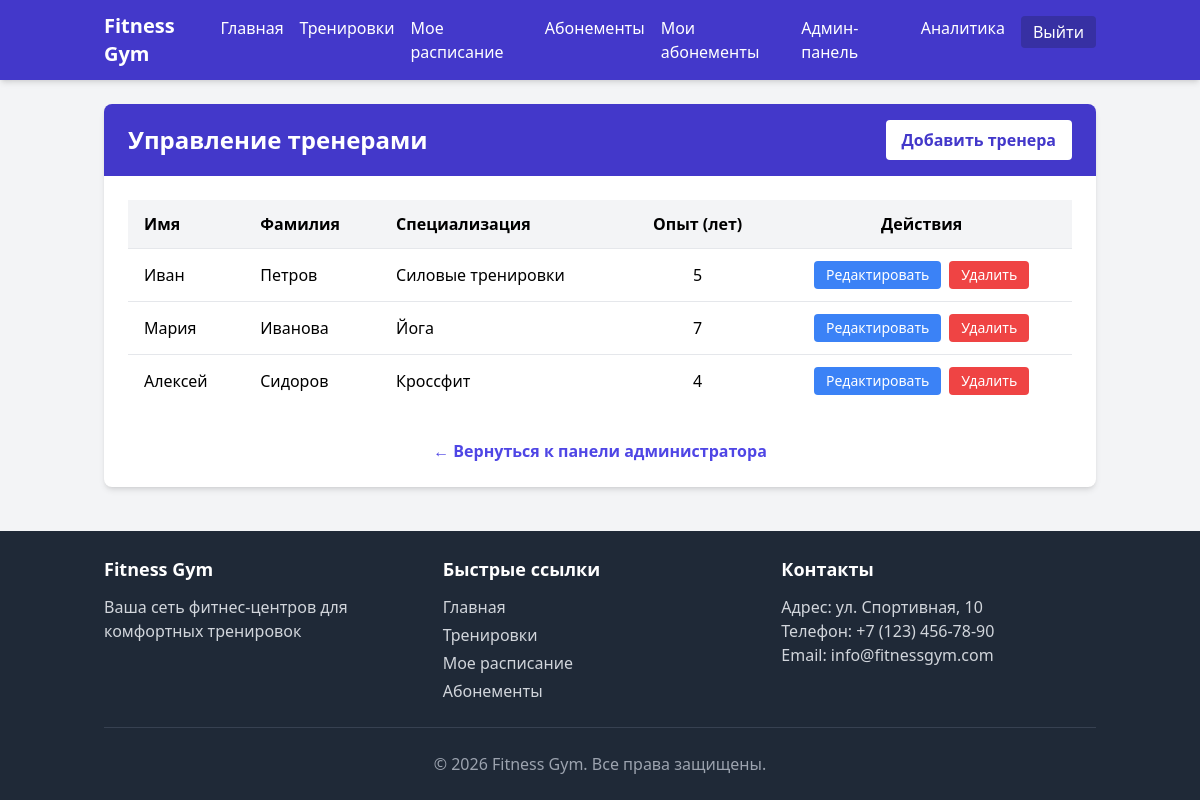
Page /admin/trainers (signed in) on the committed database.
### models/models.py (models this page shows, shortened)
class Trainer(db.Model):
    __tablename__ = 'trainers'
    id = db.Column(db.Integer, primary_key=True)
    first_name = db.Column(db.String(50), nullable=False)
    last_name = db.Column(db.String(50), nullable=False)
    experience_years = db.Column(db.Integer, default=0)
    specialization = db.Column(db.String(100), nullable=False)
    profile = db.Column(db.Text)
    workouts = db.relationship('Workout', backref='trainer', lazy=True, cascade="all, delete-orphan")

### controllers/admin.py (the view)
@admin_bp.route('/trainers')
@login_required
@admin_required
def trainers():
    trainers_list = Trainer.query.all()
    return render_template('admin/trainers/index.html',
                         title='Управление тренерами',
                         trainers=trainers_list)

### controllers/admin.py (called while the page is built)
def admin_required(f):
    @wraps(f)
    def decorated_function(*args, **kwargs):
        if not current_user.is_authenticated or not current_user.is_admin:
            abort(403)  # Forbidden
        return f(*args, **kwargs)
    return decorated_function

### templates/admin/trainers/index.html (shortened to what this page needs)
{% extends 'base.html' %}
{% block content %}
    <div class="bg-white rounded-lg shadow-md overflow-hidden">
        <div class="bg-indigo-700 text-white py-4 px-6 flex justify-between items-center">
            <h2 class="text-2xl font-bold">Управление тренерами</h2>
            <a href="{{ url_for('admin.new_trainer') }}" class="bg-white text-indigo-700 px-4 py-2 rounded font-semibold hover:bg-indigo-100">
                Добавить тренера
            </a>
        </div>
        <div class="p-6">
            <div class="overflow-x-auto">
                <table class="min-w-full bg-white">
                    <thead class="bg-gray-100">
                        <tr>
                            <th class="py-3 px-4 text-left">Имя</th>
                            <th class="py-3 px-4 text-left">Фамилия</th>
                            <th class="py-3 px-4 text-left">Специализация</th>
                            <th class="py-3 px-4 text-center">Опыт (лет)</th>
                            <th class="py-3 px-4 text-center">Действия</th>
                        </tr>
                    </thead>
                    <tbody>
                        {% for trainer in trainers %}
                            <tr class="border-t hover:bg-gray-50">
                                <td class="py-3 px-4">{{ trainer.first_name }}</td>
                                <td class="py-3 px-4">{{ trainer.last_name }}</td>
                                <td class="py-3 px-4">{{ trainer.specialization }}</td>
                                <td class="py-3 px-4 text-center">{{ trainer.experience_years }}</td>
                                <td class="py-3 px-4 text-center">
                                    <div class="flex justify-center space-x-2">
                                        <a href="{{ url_for('admin.edit_trainer', trainer_id=trainer.id) }}"
                                           class="bg-blue-500 hover:bg-blue-600 text-white px-3 py-1 rounded text-sm">
                                            Редактировать
                                        </a>
                                        <form action="{{ url_for('admin.delete_trainer', trainer_id=trainer.id) }}" method="post" class="inline" onsubmit="return confirm('Вы уверены, что хотите удалить этого тренера?');">
                                            <button type="submit" class="bg-red-500 hover:bg-red-600 text-white px-3 py-1 rounded text-sm">
                                                Удалить
                                            </button>
                                        </form>
                                    </div>
                                </td>
                            </tr>
                        {% else %}
                            <tr>
                                <td colspan="5" class="py-4 px-4 text-center text-gray-500">Нет добавленных тренеров</td>
                            </tr>
                        {% endfor %}
                    </tbody>
                </table>
            </div>
            <div class="mt-8 text-center">
                <a href="{{ url_for('admin.dashboard') }}" class="text-indigo-600 hover:text-indigo-800 font-semibold">
                    &larr; Вернуться к панели администратора
                </a>
            </div>
        </div>
    </div>
{% endblock %}

### rows in the picture
Trainer: first_name "Иван", last_name "Петров", specialization "Силовые тренировки", experience_years "5"
Trainer: first_name "Мария", last_name "Иванова", specialization "Йога", experience_years "7"
Trainer: first_name "Алексей", last_name "Сидоров", specialization "Кроссфит", experience_years "4"
